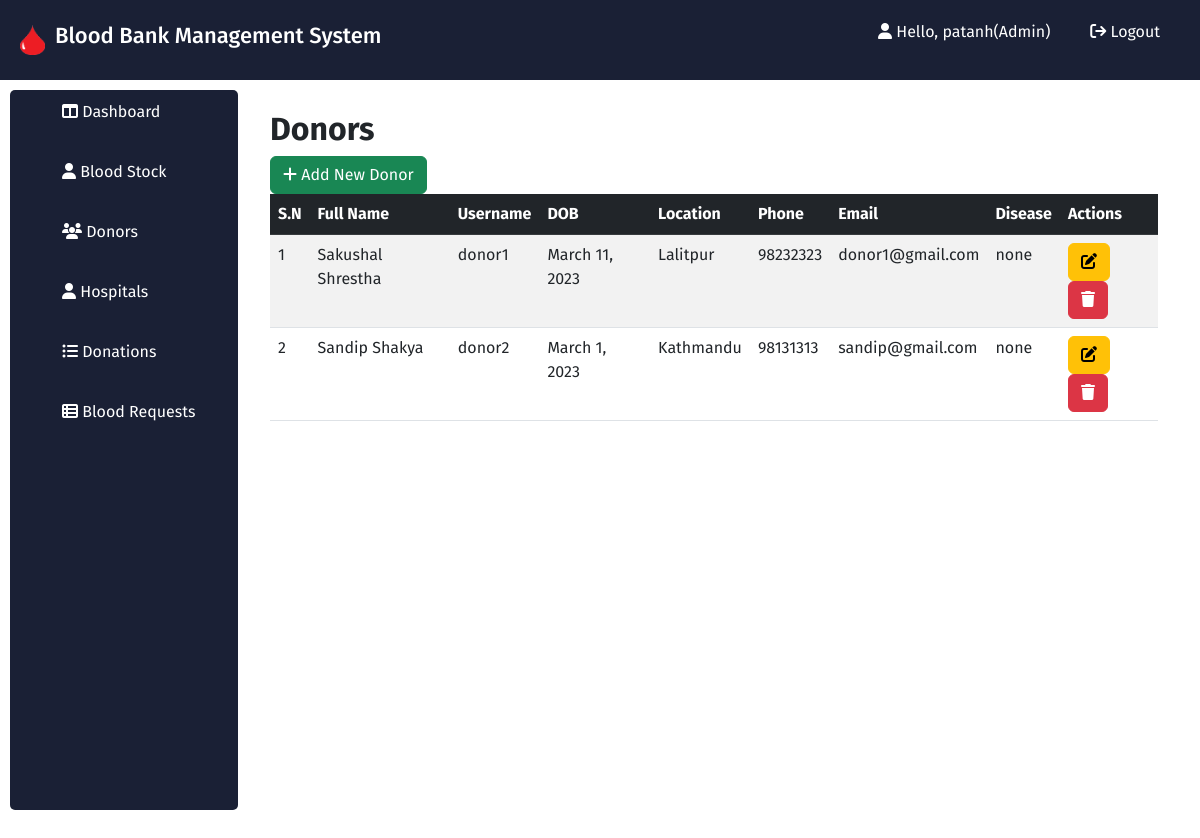
/donors/ (signed in), run on the app's committed database.
### users/models.py (models this page shows, shortened)
class Donor(models.Model):
    user=models.OneToOneField(User,on_delete=models.CASCADE, blank=True, null=True)
    name = models.CharField(max_length=50)
    bloodgroup=models.CharField(max_length=3)
    dob=models.DateField()
    location = models.CharField(max_length=40)
    mobile = models.CharField(max_length=20, unique=True)
    disease = models.CharField(max_length=100,default="none")
    email = models.CharField(max_length=100, unique=True)
    eligibile = models.BooleanField(default=True, null=True)

### blood/views.py (the view)
# urls.py: path('donors/', donor_view, name='donors'),
def donor_view(request):
    donors = Donor.objects.all()
    context = { 'donors': donors}
    return render(request, 'admin/donor.html', context)

### templates/admin/donor.html (shortened to what this page needs)
{% extends 'admin/admin_base.html' %}
{% block content %}
    <div class="container">
		<div class="table-title">
			<h2><b>Donors</b></h2>
			<a href="#addBloodGroupModal" class="btn btn-success" data-bs-toggle="modal"><i class="fa fa-plus"></i> <span>Add New Donor</span></a>
		</div>
            <table class="table table-striped table-hover">
                <thead class="table-dark">
                    <tr>
                        <th>S.N</th>
                        <th>Full Name</th>
						<th>Username</th>
                        <th>DOB</th>
                        <th>Location</th>
                        <th>Phone</th>
                        <th>Email</th>
                        <th>Disease</th>
                        <th>Actions</th>
                    </tr>
                </thead>
                <tbody>
                    {% for donor in donors %}
                    <tr>
                        <td>{{forloop.counter}}</td>
                        <td>{{donor.name}}</td>
						<td>{{donor.user.username}}</td>
						<td>{{donor.dob}}</td>
						<td>{{donor.location}}</td>
						<td>{{donor.mobile}}</td>
						<td>{{donor.email}}</td>
						<td>{{donor.disease}}</td>
                        <td>
                            <a href="#editBloodGroupModal-{{forloop.counter}}" class="btn btn-warning" data-bs-toggle="modal"><i class="fa fa-edit" data-bs-toggle="tooltip" title="Edit"></i></a>
                            <a href="#deleteBloodGroupModal-{{forloop.counter}}" class="btn btn-danger" data-bs-toggle="modal"><i class="fa fa-trash" data-bs-toggle="tooltip" title="Delete"></i></a>
                        </td>
                    </tr>
					{% endfor %}
                </tbody>
            </table>
        </div>
    </div>
{% endblock %}

### templates/admin/admin_base.html (shortened to what this page needs)
<!DOCTYPE html>
<html lang="en">
<head>
    {% load static %}
    <link rel="stylesheet" href="{% static 'css/style.css' %}">
    <link rel="stylesheet" href="https://cdnjs.cloudflare.com/ajax/libs/font-awesome/6.3.0/css/all.min.css" />
    <link href="https://cdn.jsdelivr.net/npm/bootstrap@5.3.0-alpha1/dist/css/bootstrap.min.css" rel="stylesheet">
</head>
<body>
    <div class="header">
        <div class="logo">
            <img src="/static/images/blood.png" alt="#">
            <h1>Blood Bank Management System</h1>
        </div>
        <ul class="links">
            <li><a href="#"> <i class="fa fa-user"></i> Hello, {{request.user}}(Admin) </a></li>
            <li><a href="{% url 'logout' %}"><i class="fa fa-sign-out" aria-hidden="true"></i> Logout</a></li>
        </ul>
    </div>
    <div class="content">
        <div class="content-left">
            <ul><li><a href="{% url 'admin-dashboard' %}"><i class="fa fa-table-columns"></i> Dashboard</a></li></ul>
            <ul><li><a href="{% url 'blood-stock' %}"><i class="fa fa-user"></i> Blood Stock</a></li></ul>
            <ul><li><a href="{% url 'donors' %}"><i class="fa fa-users"></i> Donors</a></li></ul>
            <ul><li><a href="#"><i class="fa fa-user"></i> Hospitals</a></li></ul>
            <ul><li><a href="#"><i class="fa fa-list-ul"></i></i> Donations</a></li></ul>
            <ul><li><a href="#"><i class="fa fa-table-list"></i> Blood Requests</a></li></ul>
        </div>
        <div class="content-right">
            {% block content %}
            {% endblock content %}
        </div>
</body>
</html>

### static/css/style.css (style rules this page uses)
:root { --red: #D1270A; --dark: #1A2035; }
* { font-family: 'Fira Sans', sans-serif; margin: 0; padding: 0; box-sizing: border-box; }
body { background-color: #f5f5f5; }
.btn { padding: 10px; background-color: lightgreen; font-size: 18px; }
a { text-decoration: none; }
.header { background-color: var(--dark); display: flex; padding: 20px; align-items: center; justify-content: space-between; }
.header .logo { display: flex; gap: 10px; align-items: center; }
.header .logo img { width: 25px; height: 30px; }
.header .logo h1 { color: white; font-size: 22px; }
.links { display: flex; align-items: center; list-style-type: none; }
.links li { padding: 0px 20px; }
.links li a { text-decoration: none; color: white; }
.content { height: 100vh; padding: 10px; display: flex; }
.content-left { height: 90vh; background-color: var(--dark); flex: 2; border-radius: 5px; }
.content-left ul { list-style-type: none; }
.content-left ul li { padding: 10px; }
.content-left ul li a { text-decoration: none; color: white; padding: 10px; }
.content-right { flex: 8; padding: 20px; }

### data on the page
Donor: name "Sakushal Shrestha", user.username "donor1", dob "March 11, 2023", location "Lalitpur", mobile "98232323", email "donor1@gmail.com", disease "none"
Donor: name "Sandip Shakya", user.username "donor2", dob "March 1, 2023", location "Kathmandu", mobile "98131313", email "sandip@gmail.com", disease "none"

### other printed values
{{ request.user }} "patanh"
